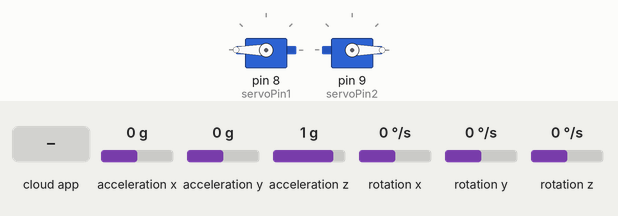
This sketch was run on a simulated Arduino Uno, built with avr-gcc and run on an emulated ATmega328P. Shown: 2 × servo. The inputs (shaded band) are chosen by the test bench; at power-on: acceleration x 0 g, acceleration y 0 g, acceleration z 1 g, rotation x 0 °/s, rotation y 0 °/s, rotation z 0 °/s. The ROS host is connected and sends only what is stated; what the sketch prints to the serial monitor is not drawn.

Above: at 1.2 s.
1.3 s: the phone or cloud app sets door to 45
At 2.8 s:
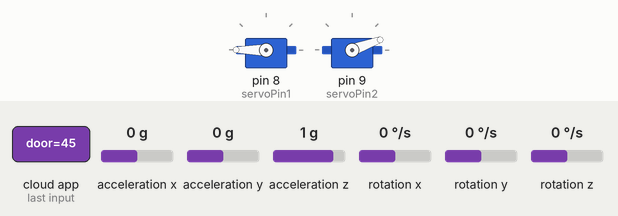
4.3 s: the phone or cloud app sets door to 0
At 6.3 s:
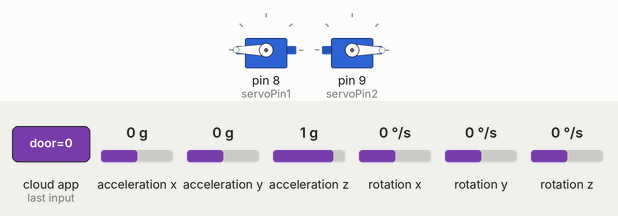
Timing chart, 0 to 7.8 s (numbered marks = the images above; inputs shaded):
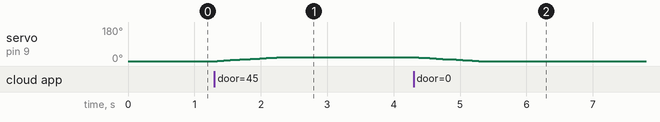

The sketch:

Imu_ServoDoor_Code.ino
```cpp
/*
 * This Code is for
 *
 *  1- Reading and sending imu values to imu topic for odometry and tf calculation
 *
 *  2 - Controlling Servo motors that opens and closes the Door mechanism
 *
 */

// Right motor pin 8
// left motor pin 9

#include <ros.h>
//#include <ReefwingMPU6050.h>
#include <geometry_msgs/Point.h>
#include <ServoEasing.hpp> // Use ServoEasing for smoother control
#include <std_msgs/Int32.h>
#include <MPU6050_tockn.h>
#include <Servo.h>

const double pi = 3.14159265358;   // Pi constant

MPU6050 mpu6050(Wire);

// Create two Servo objects for servo1 and servo2
ServoEasing myServo1,myServo2;

// Servo related global variables
const int servoPin1 = 8; // Pin connected to the servo signal ( Right Servo motor )
const int servoPin2 = 9; // Pin connected to the servo signal ( Left Servo motor )
int motor_state;         // The should be state of servos ( Whether to open or close doors )
int targetAngle_R = 20;   // Default start for Right Servo motor
int targetAngle_L = 180; // Default start angle for Left Servo motor

// Taking object of geometry point message for receiving then publishing imu messages
geometry_msgs::Point twist1;  // IMU message

// Publisher for Publishing IMU messages
ros::Publisher pub("/imu", &twist1);

// ROS node handle for publishers/subscribers
ros::NodeHandle nh;

// Callback function for subscribing to door topic
void messageCb(const std_msgs::Int32& msg)
{
/*
 *  You may notice later that both motors take different angles at close state because they are placed reverse to each others
 *
*/

  motor_state = msg.data;  // receiving the should be state of door ( 0 door to be closed , 1 door to be opened )

  // Update target angle based on the motor state
  if (motor_state == 0) // Close door state
  {
    targetAngle_R = 0;  // Right motor angle to be set to angle 0
    targetAngle_L = 180; // Left motor angle to be set to angle 180 ( if you wander why 180 not 0 look at above for the notice )
  }
  else if (motor_state == 1) // Open door state
  {
    targetAngle_R = 80;   // Right motor angle to be set to angle 90
    targetAngle_L = 85; // Left motor angle to be set to angle 90
  }

  // Set the speed (degrees per second) for smooth movement
  myServo1.setSpeed(23); // Adjust the speed as needed ( right )
  myServo2.setSpeed(20); // Adjust the speed as needed ( left  )

  // Start easing to the new target position
  myServo1.startEaseTo(targetAngle_L);
  myServo2.startEaseTo(targetAngle_R);

}

// Subscriber for door control
ros::Subscriber<std_msgs::Int32> sub("/door", &messageCb);


void updateIMU()
{
  // This IMU drive provides orientation ( angular position ) in degrees
  mpu6050.update();

  double angle=0.0;
  angle= ((mpu6050.getAngleZ()*pi)/180);  // Converting orientation value from degrees to radians

  // Normalizing orientation to be in range from -3.14 to 3.14 ( As convention in ROS )
  while (angle > pi) angle -= 2.0 * pi;
  while (angle < -pi) angle += 2.0 * pi;
  twist1.z=angle;
  Serial.println(angle);
  pub.publish(&twist1);  // Publishing the imu value
}

void setup()
{
  nh.initNode();
  nh.subscribe(sub);   // Door subscriber
  nh.advertise(pub);   // IMU publisher
  Serial.begin(115200);  // 115200


  Wire.begin();
  mpu6050.begin();
  //  mpu6050.calcGyroOffsets(true);
  mpu6050.setGyroOffsets(-1.21, 0.10,0.13);   // Differ accoriding to IMU placed position in robot ( set calcGyroOffsets true then take the values from serial and place it here )
                                              // If you changed IMU place don`t forget for re-calibration

  // Initialize the servo and attach it to the pin
  myServo1.attach(servoPin1);
  myServo2.attach(servoPin2);

  myServo1.write(180);  // Default Start at angle 0 ( Door closed )
  myServo2.write(0);  // Default Start at angle 0   ( Door closed )
}


void loop()
{
  myServo1.update();  // Ensure smooth movement of the servo
  nh.spinOnce();  // Process ROS messages
  myServo2.update();  // Ensure smooth movement of the servo
  nh.spinOnce();  // Process ROS messages
  updateIMU();  // Update IMU readings

}
```

Measured:
- after the input at 1.3 s, servo on pin 9 (servoPin2): moves from 0° to 20° over 0.94 s, starting at once
- after the input at 4.3 s, servo on pin 9 (servoPin2): moves from 20° to 0° over 0.94 s, starting at once
